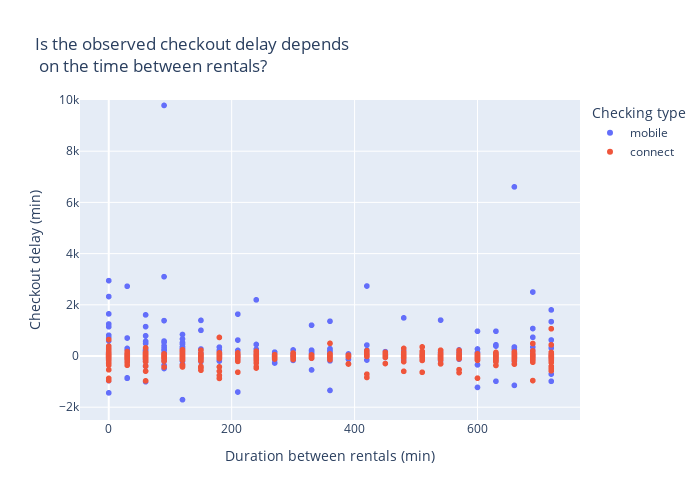

The notebook cell this image was saved under:
### Code cell
px.scatter(x="time_delta_with_previous_rental_in_minutes", y="delay_at_checkout_in_minutes", data_frame=dataset,
           title='Is the observed checkout delay depends <br> on the time between rentals?',
           labels={"time_delta_with_previous_rental_in_minutes":"Duration between rentals (min)",
                   "delay_at_checkout_in_minutes":"Checkout delay (min)",
                   "checkin_type":"Checking type"},
           range_y=(-2500, 10000),
           color="checkin_type", height=500, width=700)

### Figure 1 — Plotly figure (JSON) as saved in the notebook; plotly's stock layout.template omitted (floating-point values rounded to 4 significant figures; data arrays with more than 128 entries replaced by an {"elided": "..."} marker saying what was removed)
{"data": [{"hovertemplate": "Checking type=mobile<br>Duration between rentals (min)=%{x}<br>Checkout delay (min)=%{y}<extra></extra>", "legendgroup": "mobile", "marker": {"color": "#636efa", "symbol": "circle"}, "mode": "markers", "name": "mobile", "showlegend": true, "type": "scattergl", "x": {"elided": "17003 int values"}, "xaxis": "x", "y": {"elided": "17003 int values"}, "yaxis": "y"}, {"hovertemplate": "Checking type=connect<br>Duration between rentals (min)=%{x}<br>Checkout delay (min)=%{y}<extra></extra>", "legendgroup": "connect", "marker": {"color": "#EF553B", "symbol": "circle"}, "mode": "markers", "name": "connect", "showlegend": true, "type": "scattergl", "x": {"elided": "4307 int values"}, "xaxis": "x", "y": {"elided": "4307 int values"}, "yaxis": "y"}], "layout": {"height": 500, "legend": {"title": {"text": "Checking type"}, "tracegroupgap": 0}, "title": {"text": "Is the observed checkout delay depends <br> on the time between rentals?"}, "width": 700, "xaxis": {"anchor": "y", "domain": [0, 1], "title": {"text": "Duration between rentals (min)"}}, "yaxis": {"anchor": "x", "domain": [0, 1], "range": [-2500, 10000], "title": {"text": "Checkout delay (min)"}}}}
